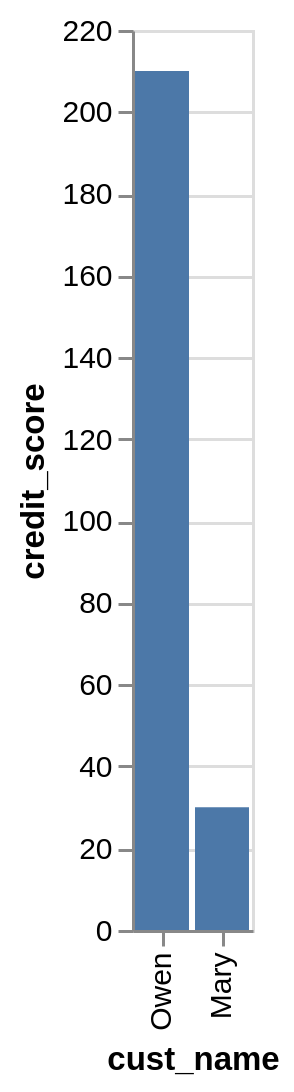

Specify this chart in Vega-Lite:
### Vega-Lite specification from a JSON file in a GitHub repository (floating-point values rounded to 4 significant figures)
{"data": {"values": [{"x_data": "Owen", "y_data": 210}, {"x_data": "Mary", "y_data": 30}]}, "mark": "bar", "encoding": {"x": {"field": "x_data", "type": "nominal", "title": "cust_name", "sort": "descending"}, "y": {"field": "y_data", "type": "quantitative", "title": "credit_score"}}}
